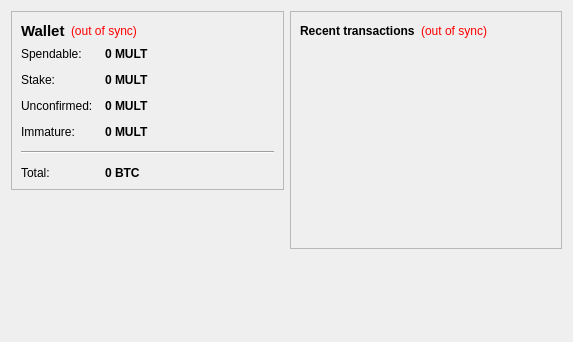
<?xml version="1.0" encoding="UTF-8"?>
<ui version="4.0">
 <class>OverviewPage</class>
 <widget class="QWidget" name="OverviewPage">
  <property name="geometry">
   <rect>
    <x>0</x>
    <y>0</y>
    <width>573</width>
    <height>342</height>
   </rect>
  </property>
  <property name="windowTitle">
   <string>Form</string>
  </property>
  <layout class="QHBoxLayout" name="horizontalLayout" stretch="1,1">
   <item>
    <layout class="QVBoxLayout" name="verticalLayout_2">
     <item>
      <widget class="QFrame" name="frame">
       <property name="frameShape">
        <enum>QFrame::StyledPanel</enum>
       </property>
       <property name="frameShadow">
        <enum>QFrame::Raised</enum>
       </property>
       <layout class="QVBoxLayout" name="verticalLayout_4">
        <item>
         <layout class="QHBoxLayout" name="horizontalLayout_4">
          <item>
           <widget class="QLabel" name="label_5">
            <property name="font">
             <font>
              <pointsize>11</pointsize>
              <weight>75</weight>
              <bold>true</bold>
             </font>
            </property>
            <property name="text">
             <string>Wallet</string>
            </property>
           </widget>
          </item>
          <item>
           <widget class="QLabel" name="labelWalletStatus">
            <property name="toolTip">
             <string>The displayed information may be out of date. Your wallet automatically synchronizes with the MultCoin network after a connection is established, but this process has not completed yet.</string>
            </property>
            <property name="styleSheet">
             <string notr="true">QLabel { color: red; }</string>
            </property>
            <property name="text">
             <string notr="true">(out of sync)</string>
            </property>
            <property name="alignment">
             <set>Qt::AlignLeading|Qt::AlignLeft|Qt::AlignVCenter</set>
            </property>
           </widget>
          </item>
          <item>
           <spacer name="horizontalSpacer_2">
            <property name="orientation">
             <enum>Qt::Horizontal</enum>
            </property>
            <property name="sizeHint" stdset="0">
             <size>
              <width>40</width>
              <height>20</height>
             </size>
            </property>
           </spacer>
          </item>
         </layout>
        </item>
        <item>
         <layout class="QFormLayout" name="formLayout_2">
          <property name="fieldGrowthPolicy">
           <enum>QFormLayout::AllNonFixedFieldsGrow</enum>
          </property>
          <property name="horizontalSpacing">
           <number>12</number>
          </property>
          <property name="verticalSpacing">
           <number>12</number>
          </property>
          <item row="0" column="0">
           <widget class="QLabel" name="label">
            <property name="text">
             <string>Spendable:</string>
            </property>
           </widget>
          </item>
          <item row="0" column="1">
           <widget class="QLabel" name="labelBalance">
            <property name="font">
             <font>
              <weight>75</weight>
              <bold>true</bold>
             </font>
            </property>
            <property name="cursor">
             <cursorShape>IBeamCursor</cursorShape>
            </property>
            <property name="toolTip">
             <string>Your current spendable balance</string>
            </property>
            <property name="text">
             <string notr="true">0 MULT</string>
            </property>
            <property name="textInteractionFlags">
             <set>Qt::LinksAccessibleByMouse|Qt::TextSelectableByKeyboard|Qt::TextSelectableByMouse</set>
            </property>
           </widget>
          </item>
          <item row="1" column="0">
           <widget class="QLabel" name="label_6">
            <property name="text">
             <string>Stake:</string>
            </property>
           </widget>
          </item>
          <item row="1" column="1">
           <widget class="QLabel" name="labelStake">
            <property name="font">
             <font>
              <weight>75</weight>
              <bold>true</bold>
             </font>
            </property>
            <property name="cursor">
             <cursorShape>IBeamCursor</cursorShape>
            </property>
            <property name="toolTip">
             <string>Total of coins that was staked, and do not yet count toward the current balance</string>
            </property>
            <property name="text">
             <string notr="true">0 MULT</string>
            </property>
            <property name="textInteractionFlags">
             <set>Qt::LinksAccessibleByMouse|Qt::TextSelectableByKeyboard|Qt::TextSelectableByMouse</set>
            </property>
           </widget>
          </item>
          <item row="2" column="0">
           <widget class="QLabel" name="label_3">
            <property name="text">
             <string>Unconfirmed:</string>
            </property>
           </widget>
          </item>
          <item row="2" column="1">
           <widget class="QLabel" name="labelUnconfirmed">
            <property name="font">
             <font>
              <weight>75</weight>
              <bold>true</bold>
             </font>
            </property>
            <property name="cursor">
             <cursorShape>IBeamCursor</cursorShape>
            </property>
            <property name="toolTip">
             <string>Total of transactions that have yet to be confirmed, and do not yet count toward the current balance</string>
            </property>
            <property name="text">
             <string notr="true">0 MULT</string>
            </property>
            <property name="textInteractionFlags">
             <set>Qt::LinksAccessibleByMouse|Qt::TextSelectableByKeyboard|Qt::TextSelectableByMouse</set>
            </property>
           </widget>
          </item>
          <item row="3" column="0">
           <widget class="QLabel" name="labelImmatureText">
            <property name="text">
             <string>Immature:</string>
            </property>
           </widget>
          </item>
          <item row="3" column="1">
           <widget class="QLabel" name="labelImmature">
            <property name="font">
             <font>
              <weight>75</weight>
              <bold>true</bold>
             </font>
            </property>
            <property name="toolTip">
             <string>Mined balance that has not yet matured</string>
            </property>
            <property name="text">
             <string notr="true">0 MULT</string>
            </property>
            <property name="textInteractionFlags">
             <set>Qt::LinksAccessibleByMouse|Qt::TextSelectableByKeyboard|Qt::TextSelectableByMouse</set>
            </property>
           </widget>
          </item>
          <item row="4" column="0" colspan="2">
           <widget class="Line" name="line">
            <property name="orientation">
             <enum>Qt::Horizontal</enum>
            </property>
           </widget>
          </item>
          <item row="5" column="0">
           <widget class="QLabel" name="labelTotalText">
            <property name="text">
             <string>Total:</string>
            </property>
           </widget>
          </item>
          <item row="5" column="1">
           <widget class="QLabel" name="labelTotal">
            <property name="font">
             <font>
              <weight>75</weight>
              <bold>true</bold>
             </font>
            </property>
            <property name="cursor">
             <cursorShape>IBeamCursor</cursorShape>
            </property>
            <property name="toolTip">
             <string>Your current total balance</string>
            </property>
            <property name="text">
             <string notr="true">0 BTC</string>
            </property>
            <property name="textInteractionFlags">
             <set>Qt::LinksAccessibleByMouse|Qt::TextSelectableByKeyboard|Qt::TextSelectableByMouse</set>
            </property>
           </widget>
          </item>
         </layout>
        </item>
       </layout>
      </widget>
     </item>
     <item>
      <spacer name="verticalSpacer">
       <property name="orientation">
        <enum>Qt::Vertical</enum>
       </property>
       <property name="sizeHint" stdset="0">
        <size>
         <width>20</width>
         <height>40</height>
        </size>
       </property>
      </spacer>
     </item>
    </layout>
   </item>
   <item>
    <layout class="QVBoxLayout" name="verticalLayout_3">
     <item>
      <widget class="QFrame" name="frame_2">
       <property name="frameShape">
        <enum>QFrame::StyledPanel</enum>
       </property>
       <property name="frameShadow">
        <enum>QFrame::Raised</enum>
       </property>
       <layout class="QVBoxLayout" name="verticalLayout">
        <item>
         <layout class="QHBoxLayout" name="horizontalLayout_2">
          <item>
           <widget class="QLabel" name="label_4">
            <property name="text">
             <string>&lt;b&gt;Recent transactions&lt;/b&gt;</string>
            </property>
           </widget>
          </item>
          <item>
           <widget class="QLabel" name="labelTransactionsStatus">
            <property name="toolTip">
             <string>The displayed information may be out of date. Your wallet automatically synchronizes with the MultCoin network after a connection is established, but this process has not completed yet.</string>
            </property>
            <property name="styleSheet">
             <string notr="true">QLabel { color: red; }</string>
            </property>
            <property name="text">
             <string notr="true">(out of sync)</string>
            </property>
            <property name="alignment">
             <set>Qt::AlignRight|Qt::AlignTrailing|Qt::AlignVCenter</set>
            </property>
           </widget>
          </item>
          <item>
           <spacer name="horizontalSpacer">
            <property name="orientation">
             <enum>Qt::Horizontal</enum>
            </property>
            <property name="sizeHint" stdset="0">
             <size>
              <width>40</width>
              <height>20</height>
             </size>
            </property>
           </spacer>
          </item>
         </layout>
        </item>
        <item>
         <widget class="QListView" name="listTransactions">
          <property name="styleSheet">
           <string notr="true">QListView { background: transparent; }</string>
          </property>
          <property name="frameShape">
           <enum>QFrame::NoFrame</enum>
          </property>
          <property name="verticalScrollBarPolicy">
           <enum>Qt::ScrollBarAlwaysOff</enum>
          </property>
          <property name="horizontalScrollBarPolicy">
           <enum>Qt::ScrollBarAlwaysOff</enum>
          </property>
          <property name="selectionMode">
           <enum>QAbstractItemView::NoSelection</enum>
          </property>
         </widget>
        </item>
       </layout>
      </widget>
     </item>
     <item>
      <spacer name="verticalSpacer_2">
       <property name="orientation">
        <enum>Qt::Vertical</enum>
       </property>
       <property name="sizeHint" stdset="0">
        <size>
         <width>20</width>
         <height>40</height>
        </size>
       </property>
      </spacer>
     </item>
    </layout>
   </item>
  </layout>
 </widget>
 <resources/>
 <connections/>
</ui>
